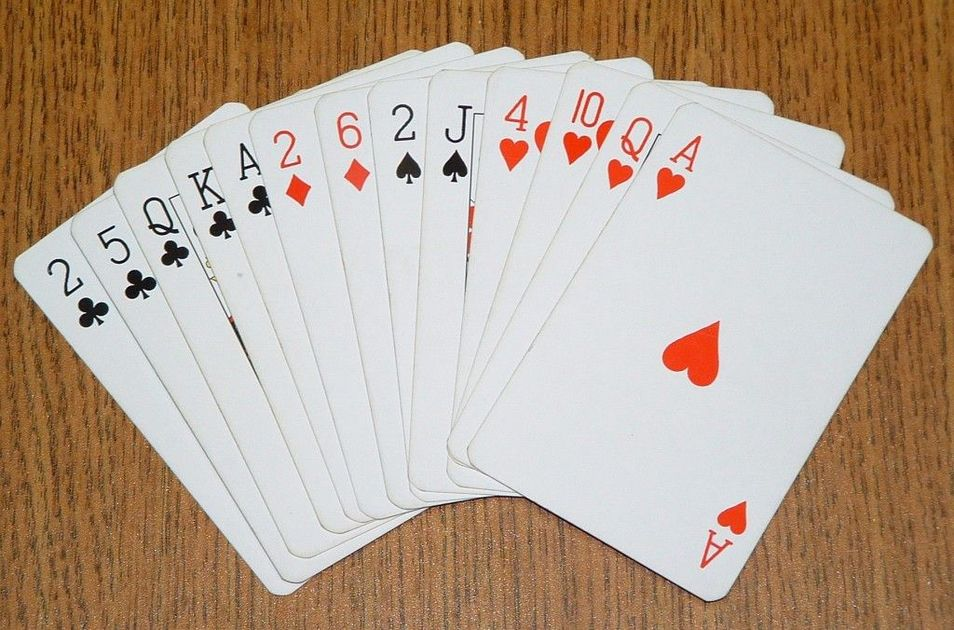
#> input picture Learning/WarpPerspective/card.jpg, 954 x 630 px, found by its file name
$ python warpperspective.py
#> lines starting #> are read from the running program, lines starting #| are printed output that depends on the picture
import cv2
import numpy as np

img = cv2.imread(
    'D:\Programming\Kuliah\Magang\ImplementasiOCV\Learning\WarpPerspective\card.jpg')
#> img is the input picture: shape (630, 954, 3); mean B, G, R 144.9, 163, 183.3

pts1 = np.float32([[683, 96], [938, 237], [460, 459], [719, 607]])
pts2 = np.float32([[0, 0], [300, 0], [0, 500], [300, 500]])

matrix = cv2.getPerspectiveTransform(pts1, pts2)

warped = cv2.warpPerspective(img, matrix, (300, 500))
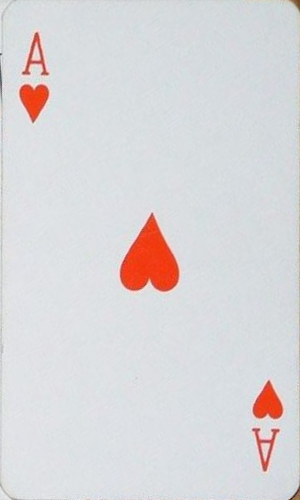
#> warped: shape (500, 300, 3); mean B, G, R 217.9, 215.8, 217.8

cv2.imshow("Result", warped)

cv2.waitKey(0)

cv2.destroyAllWindows()
